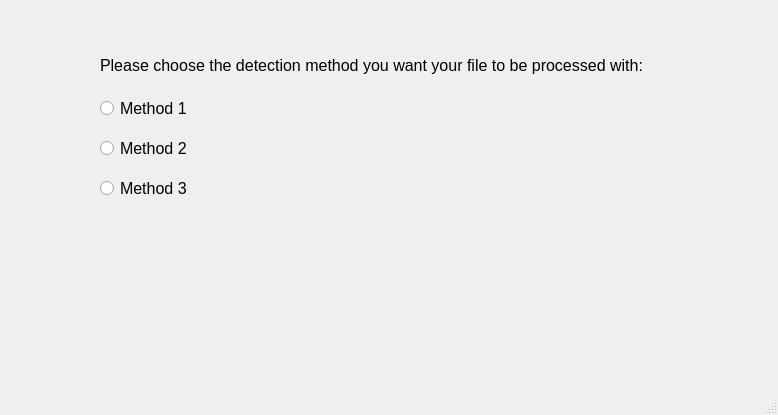
<?xml version="1.0" encoding="UTF-8"?>
<ui version="4.0">
 <class>secondWindow</class>
 <widget class="QMainWindow" name="secondWindow">
  <property name="geometry">
   <rect>
    <x>0</x>
    <y>0</y>
    <width>778</width>
    <height>415</height>
   </rect>
  </property>
  <property name="windowTitle">
   <string>MainWindow</string>
  </property>
  <widget class="QWidget" name="centralwidget">
   <widget class="QLabel" name="orderLabel">
    <property name="geometry">
     <rect>
      <x>100</x>
      <y>50</y>
      <width>571</width>
      <height>31</height>
     </rect>
    </property>
    <property name="font">
     <font>
      <pointsize>12</pointsize>
     </font>
    </property>
    <property name="text">
     <string>Please choose the detection method you want your file to be processed with:</string>
    </property>
   </widget>
   <widget class="QRadioButton" name="method1RadioButton">
    <property name="geometry">
     <rect>
      <x>100</x>
      <y>100</y>
      <width>91</width>
      <height>17</height>
     </rect>
    </property>
    <property name="font">
     <font>
      <pointsize>12</pointsize>
     </font>
    </property>
    <property name="text">
     <string>Method 1</string>
    </property>
   </widget>
   <widget class="QRadioButton" name="method2RadioButton">
    <property name="geometry">
     <rect>
      <x>100</x>
      <y>140</y>
      <width>91</width>
      <height>17</height>
     </rect>
    </property>
    <property name="font">
     <font>
      <pointsize>12</pointsize>
     </font>
    </property>
    <property name="text">
     <string>Method 2</string>
    </property>
   </widget>
   <widget class="QRadioButton" name="method3RadioButton">
    <property name="geometry">
     <rect>
      <x>100</x>
      <y>180</y>
      <width>91</width>
      <height>17</height>
     </rect>
    </property>
    <property name="font">
     <font>
      <pointsize>12</pointsize>
     </font>
    </property>
    <property name="text">
     <string>Method 3</string>
    </property>
   </widget>
  </widget>
  <widget class="QMenuBar" name="menubar">
   <property name="geometry">
    <rect>
     <x>0</x>
     <y>0</y>
     <width>778</width>
     <height>21</height>
    </rect>
   </property>
  </widget>
  <widget class="QStatusBar" name="statusbar"/>
 </widget>
 <resources/>
 <connections/>
</ui>
